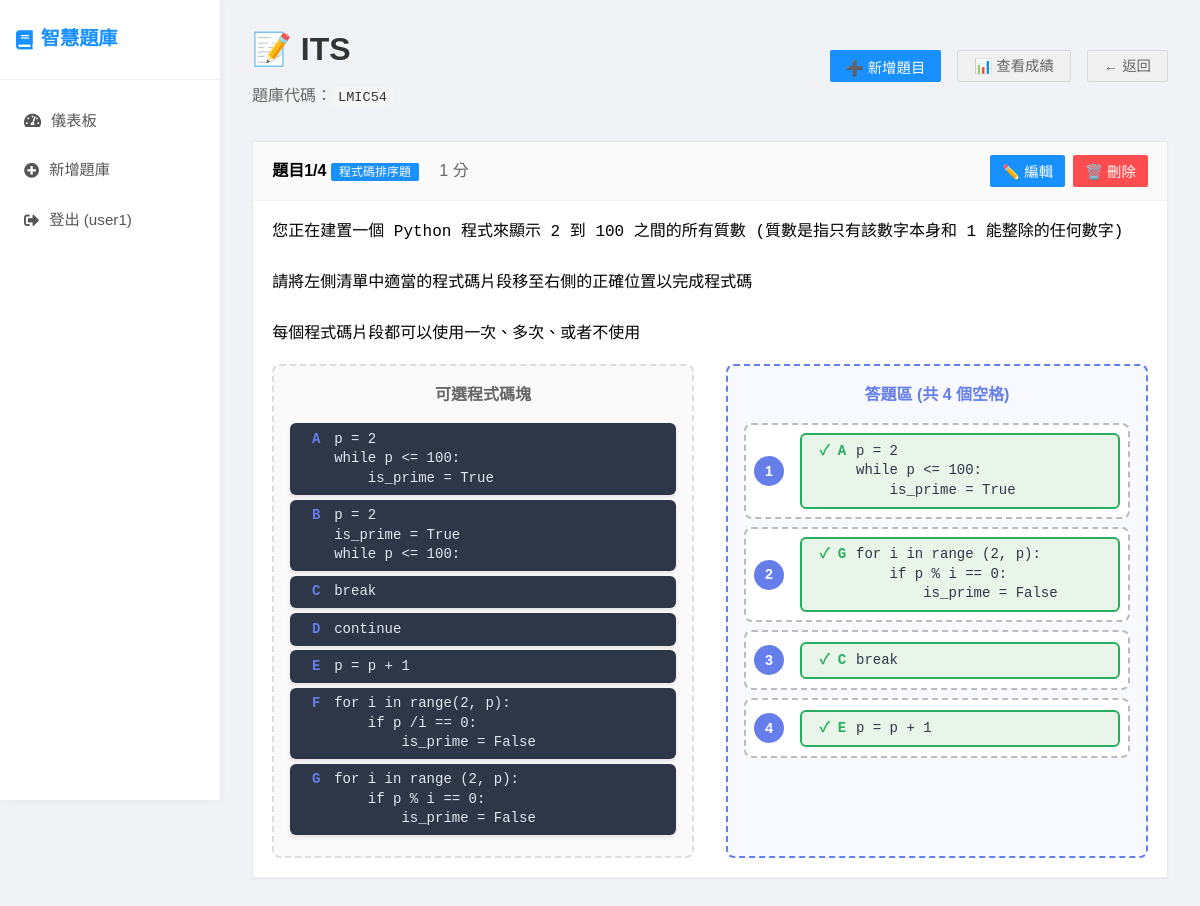
/quiz-bank/1 (signed in), run on an earlier commit of the app's database.
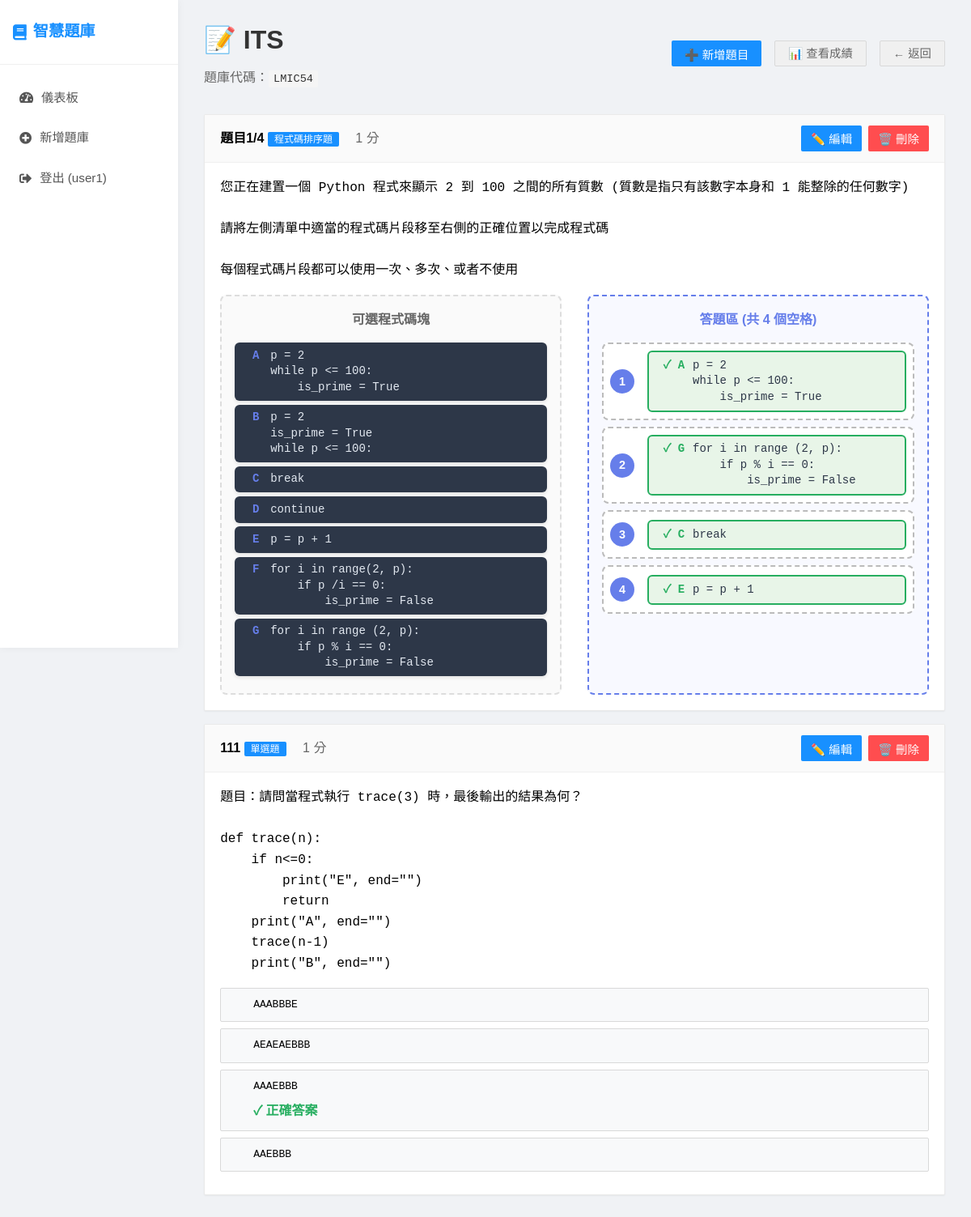
And on a later commit of the database.
### app.py (models this page shows)
class Question(db.Model):
    id = db.Column(db.Integer, primary_key=True)
    title = db.Column(db.String(200), nullable=False)
    question_text = db.Column(db.Text, nullable=False)
    question_type = db.Column(db.String(50), nullable=False)  # single_choice, multiple_choice, fill_blank, dropdown, parsons
    question_data = db.Column(db.Text)  # JSON格式儲存選項、正確答案等
    points = db.Column(db.Integer, default=1)
    order_index = db.Column(db.Integer, default=0)
    quiz_bank_id = db.Column(db.Integer, db.ForeignKey('quiz_bank.id'), nullable=False)
    created_at = db.Column(db.DateTime, default=datetime.utcnow)

### app.py (the view)
@app.route('/quiz-bank/<int:quiz_bank_id>')
@login_required
def manage_quiz_bank(quiz_bank_id):
    quiz_bank = QuizBank.query.get_or_404(quiz_bank_id)
    if quiz_bank.teacher_id != current_user.id:
        return redirect(url_for('teacher_dashboard'))
    questions = Question.query.filter_by(quiz_bank_id=quiz_bank_id).order_by(Question.order_index).all()
    return render_template('manage_quiz_bank.html', quiz_bank=quiz_bank, questions=questions)

### app.py (called while the page is built)
@app.template_filter('from_json')
def from_json_filter(value):
    try:
        return json.loads(value) if value else {}
    except:
        return {}

@app.template_global()
def get_question_type_name(question_type):
    type_names = {
        'single_choice': '單選題',
        'multiple_choice': '多選題',
        'fill_blank': '填空題',
        'dropdown': '下拉選單',
        'dropdown_fillblank': '下拉選單填空題',
        'parsons': '程式碼排序題'
    }
    return type_names.get(question_type, question_type)

@login_manager.user_loader
def load_user(user_id):
    return User.query.get(int(user_id))

### templates/manage_quiz_bank.html (shortened to what the changed rows need)
{% extends "base.html" %}
{% block content %}
<div>
    <div style="display: flex; justify-content: space-between; align-items: center; margin-bottom: 2rem;">
        <div>
            <h1 style="color: #333; margin-bottom: 0.5rem;">📝 {{ quiz_bank.title }}</h1>
        </div>
    </div>
    <div id="questions-container">
        {% if questions %}
            {% for question in questions %}
            <div class="question-item" data-question-id="{{ question.id }}">
                <div class="question-header">
                    <div>
                        <strong>{{ question.title }}</strong>
                        <span class="question-type-badge">{{ get_question_type_name(question.question_type) }}</span>
                        <span style="color: #666; margin-left: 1rem;">{{ question.points }} 分</span>
                    </div>
                    <div style="display: flex; gap: 0.5rem;">
                        <button onclick="editQuestion({{ question.id }})" class="btn" style="padding: 6px 12px;">✏️ 編輯</button>
                        <button onclick="deleteQuestion({{ question.id }})" class="btn btn-danger" style="padding: 6px 12px;">🗑️ 刪除</button>
                    </div>
                </div>
                <div class="question-content">
                    <p style="white-space: pre-wrap; font-family: Consolas, monospace;">{{ question.question_text | trim }}</p>
                    {% if question.question_data %}
                        {% set data = question.question_data | from_json %}
                        {% if question.question_type in ['single_choice', 'multiple_choice'] %}
                            <div style="margin-top: 1rem;">
                                {% for option in data.options %}
                                <div class="option" style="background: #f8f9fa;">
                                    <div class="option-text">{{ option }}</div>
                                    {% if (question.question_type == 'single_choice' and option == data.correct_answer) or
                                           (question.question_type == 'multiple_choice' and option in data.correct_answers) %}
                                    <div class="option-correct">✓ 正確答案</div>
                                    {% endif %}
                                </div>
                                {% endfor %}
                            </div>
                        {% elif question.question_type == 'fill_blank' %}
                            <div style="margin-top: 1rem; color: #27ae60;">
                                <strong>正確答案：</strong> {{ data.correct_answer }}
                            </div>
                        {% elif question.question_type == 'dropdown' %}
                            <div style="margin-top: 1rem;">
                                <strong>選項：</strong> {{ data.options | join(', ') }}<br>
                                <strong style="color: #27ae60;">正確答案：</strong> {{ data.correct_answer }}
                            </div>
                        {% elif question.question_type == 'parsons' %}
                            <div style="margin-top: 1rem;">
                                <div class="parsons-preview-container" style="display: flex; gap: 2rem; margin-top: 1rem;">
                                    <div class="parsons-preview-bank" style="flex: 1; border: 2px dashed #ddd; border-radius: 8px; padding: 1rem; background: #fafafa;">
                                        <h4 style="text-align: center; margin-bottom: 1rem; color: #666; font-size: 1rem;">可選程式碼塊</h4>
                                        {% for label in data.code_blocks.keys() | sort %}
                                        <div class="code-block-preview" style="background: #2d3748; color: #e2e8f0; padding: 0.4rem 1rem; margin: 0.3rem 0; border-radius: 6px; font-family: Consolas, monospace;  line-height: 1.4; font-size: 14px; overflow-x: auto; box-shadow: 0 2px 4px rgba(0,0,0,0.1); height: auto; min-height: 0;">
                                            <div style="display: flex; align-items: flex-start;">
                                                <span style="color: #667eea; font-weight: bold; margin-right: 0.5rem; display: inline-block; width: 20px; text-align: center; flex-shrink: 0;">{{ label }}</span>
                                                <div style="text-align: left; flex-grow: 1;white-space: pre-wrap;">{{ data.code_blocks[label] | safe }}</div>
                                            </div>
                                        </div>
                                        {% endfor %}
                                    </div>
                                    <div class="parsons-preview-target" style="flex: 1; border: 2px dashed #667eea; border-radius: 8px; padding: 1rem; background: #f8f9ff;">
                                        <h4 style="text-align: center; margin-bottom: 1rem; color: #667eea; font-size: 1rem;">答題區 (共 {{ data.answer_slots }} 個空格)</h4>
                                        {% for i in range(1, data.answer_slots + 1) %}
                                        {% set correct_label = data.slot_answers.get(i|string, '') %}
                                        <div class="answer-slot-preview" style="border: 2px dashed #bbb; border-radius: 8px; margin: 0.5rem 0; min-height: 60px; display: flex; align-items: center; padding: 0.5rem; background: white;">
                                            <div class="slot-number" style="min-width: 30px; height: 30px; background: #667eea; color: white; border-radius: 50%; display: flex; align-items: center; justify-content: center; font-weight: bold; font-size: 0.9rem; margin-right: 1rem;">{{ i }}</div>
                                            {% if correct_label %}
                                            <div class="answer-block" style="flex: 1; background: #e8f5e8; color: #2d3748; padding: 0.4rem 1rem; border-radius: 6px; font-family: Consolas, monospace; line-height: 1.4; border: 2px solid #27ae60; font-size: 14px; overflow-x: auto; height: auto; min-height: 0;">
                                                <div style="display: flex; align-items: flex-start;">
                                                    <span style="color: #27ae60; font-weight: bold; margin-right: 0.5rem; display: inline-block; width: 30px; text-align: center; flex-shrink: 0;">✓ {{ correct_label }}</span>
                                                    <div style="text-align: left; flex-grow: 1; white-space: pre;">{{ data.code_blocks.get(correct_label, '') | safe }}</div>
                                                </div>
                                            </div>
                                            {% else %}
                                            <div style="flex: 1; color: #999; font-style: italic;">將程式碼塊拖拉到這裡</div>
                                            {% endif %}
                                        </div>
                                        {% endfor %}
                                    </div>
                                </div>
                            </div>
                        {% endif %}
                    {% endif %}
                </div>
            </div>
            {% endfor %}
        {% else %}
            <div style="text-align: center; padding: 3rem; background: #f8f9fa; border-radius: 10px;">
                <h3 style="color: #666; margin-bottom: 1rem;">📝 還沒有題目</h3>
                <p style="color: #888; margin-bottom: 2rem;">開始建立您的第一個題目吧！</p>
                <button onclick="showAddQuestionModal()" class="btn">➕ 新增題目</button>
            </div>
        {% endif %}
    </div>
</div>
{% endblock %}

What changed in the data, as far as the page shows it:
added Question: title "111", question_type "單選題", points "1", question_text "題目：請問當程式執行 trace(3) 時，最後輸出的結果為何？ def trace(n): if n<=0: print(\"E\", end=\"\") return print(\"A\", end=\"\") trace(n-1) print(\"B\", end=\"\")", options "AAABBBE" "AEAEAEBBB" "AAAEBBB" "AAEBBB"
